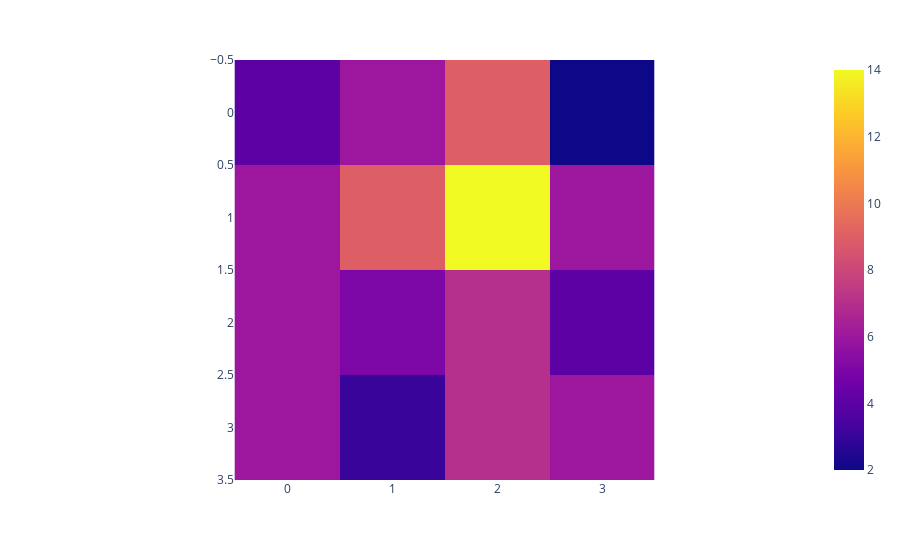

This figure's notebook cell:
### Code cell
import pandas as pd
from sklearn.metrics import confusion_matrix
import plotly.express as px    

df = pd.DataFrame(np.random.random((100,7)), columns = [j for j in range(6)] + ["true"])

df_binned = pd.DataFrame()
for col in df.columns:
    df_binned[col] = pd.cut(df[col], bins=[0,0.25, 0.5, 0.75, 1.0], labels=list("lmhs"))

# generate confusion matrix 
cm = confusion_matrix(y_true=df_binned.true, y_pred=df_binned[0])

# plot
px.imshow(cm).show()

### Figure 1 — Plotly figure (JSON) as saved in the notebook; plotly's stock layout.template omitted (floating-point values rounded to 4 significant figures)
{"data": [{"coloraxis": "coloraxis", "hovertemplate": "x: %{x}<br>y: %{y}<br>color: %{z}<extra></extra>", "name": "0", "type": "heatmap", "xaxis": "x", "yaxis": "y", "z": [[4, 6, 9, 2], [6, 9, 14, 6], [6, 5, 7, 4], [6, 3, 7, 6]]}], "layout": {"coloraxis": {"colorscale": [[0, "#0d0887"], [0.1111, "#46039f"], [0.2222, "#7201a8"], [0.3333, "#9c179e"], [0.4444, "#bd3786"], [0.5556, "#d8576b"], [0.6667, "#ed7953"], [0.7778, "#fb9f3a"], [0.8889, "#fdca26"], [1, "#f0f921"]]}, "margin": {"t": 60}, "xaxis": {"anchor": "y", "constrain": "domain", "domain": [0, 1], "scaleanchor": "y"}, "yaxis": {"anchor": "x", "autorange": "reversed", "constrain": "domain", "domain": [0, 1]}}}
